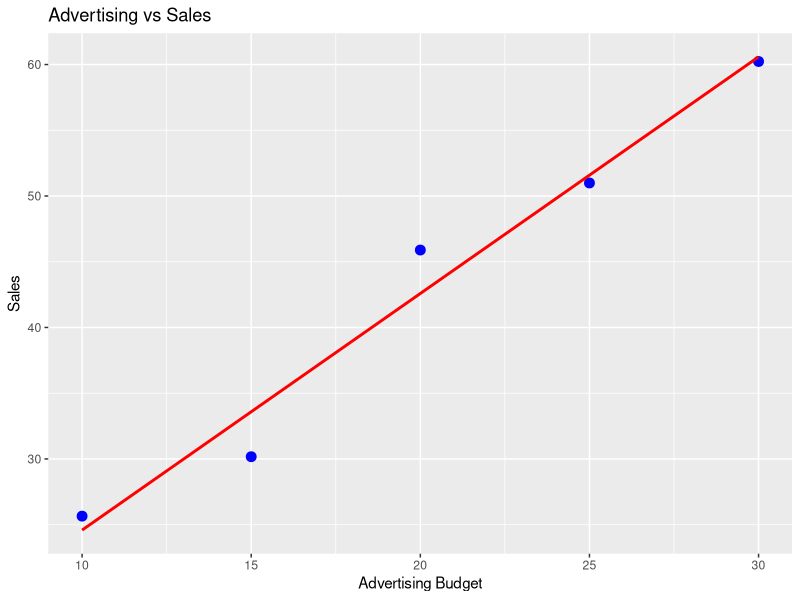
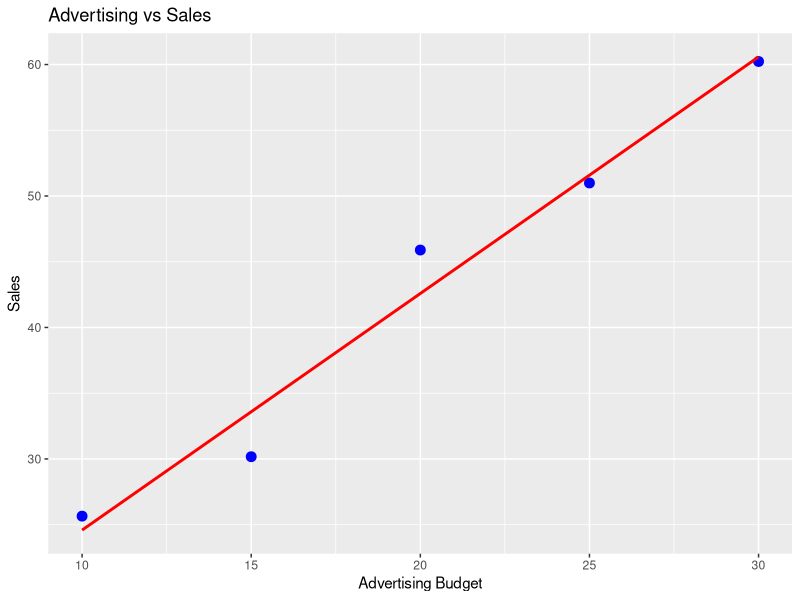

Reproduce these figures in R, in order.
library(ggplot2)

# Read sales csv file
data <- read.csv("sales.csv")

print("Here is a preview of the data: ")
print(head(data)) #previews data



# Numeric datatype: advertising column
numeric_advertising <- data$Advertising
cat("\nAdvertising Values:\n")
print(numeric_advertising)


# Integer datatype: converts Sales to integers
integer_sales <- as.integer(data$Sales)
cat("\nSales Values in Integers:\n")
print(integer_sales)


# Character datatype: creates campaign labels
campaign_labels <- paste("Campaign", 1:nrow(data))
cat("\nCharacter Campaign Labels:\n")
print(campaign_labels)


# Logical datatype: checks which values are greater than or equal to 40
high_sales <- data$Sales >= 40
cat("\nHigh Sales (Sales => 40): TRUE means sales met or exceeded 40\n")
for (i in 1:length(high_sales)) {
  cat(paste(campaign_labels[i], ":", high_sales[i], "\n"))
}


# List datatype: combines the campaign labels into a list
summary_list <- list(
  Advertising = numeric_advertising,
  Sales = integer_sales,
  HighSalesFlag = high_sales,
  Campaign = campaign_labels
)
cat("\nSummary:\n")
print(summary_list)


# Loop 1: prints message for eaach campaign based on sales
cat("\nSales Performance by Campaign:\n")
for (i in 1:nrow(data)) {
  message <- paste(campaign_labels[i], "had sales of", data$Sales[i], ".")
  if (high_sales[i]) {
    message <- paste(message, "This campaign performed well!")
  }
  else {
    message <- paste(message, "This campaign had low performance.")
  }
  print(message)
}

# Loop 2: categorizes each advertisement trial by performance
cat("\nSales Performance Category:\n")
for (i in 1:nrow(data)) {
  performance <- if (data$Sales[i] >= 55) {
    "Excellent"
  }
  else if (data$Sales[i] >= 40) {
    "Good"
  }
  else {
    "Poor"
  }
  print(paste(campaign_labels[i], "-Performance: ", performance))
}


# Count how many campaigns were successful
num_successful <- sum(high_sales)
cat("\nNumber of successful campaigns:\n")
print(num_successful)


# Create the linear regression model
model <- lm(Sales ~ Advertising, data = data)



# Print the model summary
cat("\nLinear Regression Model Summary:\n")
print(summary(model))

# Plot the data with regression line
plot <- ggplot(data, aes(x = Advertising, y = Sales)) +
  geom_point(color = "blue", size = 3) +
  geom_smooth(method = "lm", se = FALSE, color =  "red") +
  labs(title =  "Advertising vs Sales",
  x = "Advertising Budget",
  y = "Sales")


# Creates png of graph
ggsave("regression_plot.png", plot = plot, width = 6, height = 4)

# Display the plot
print(plot)